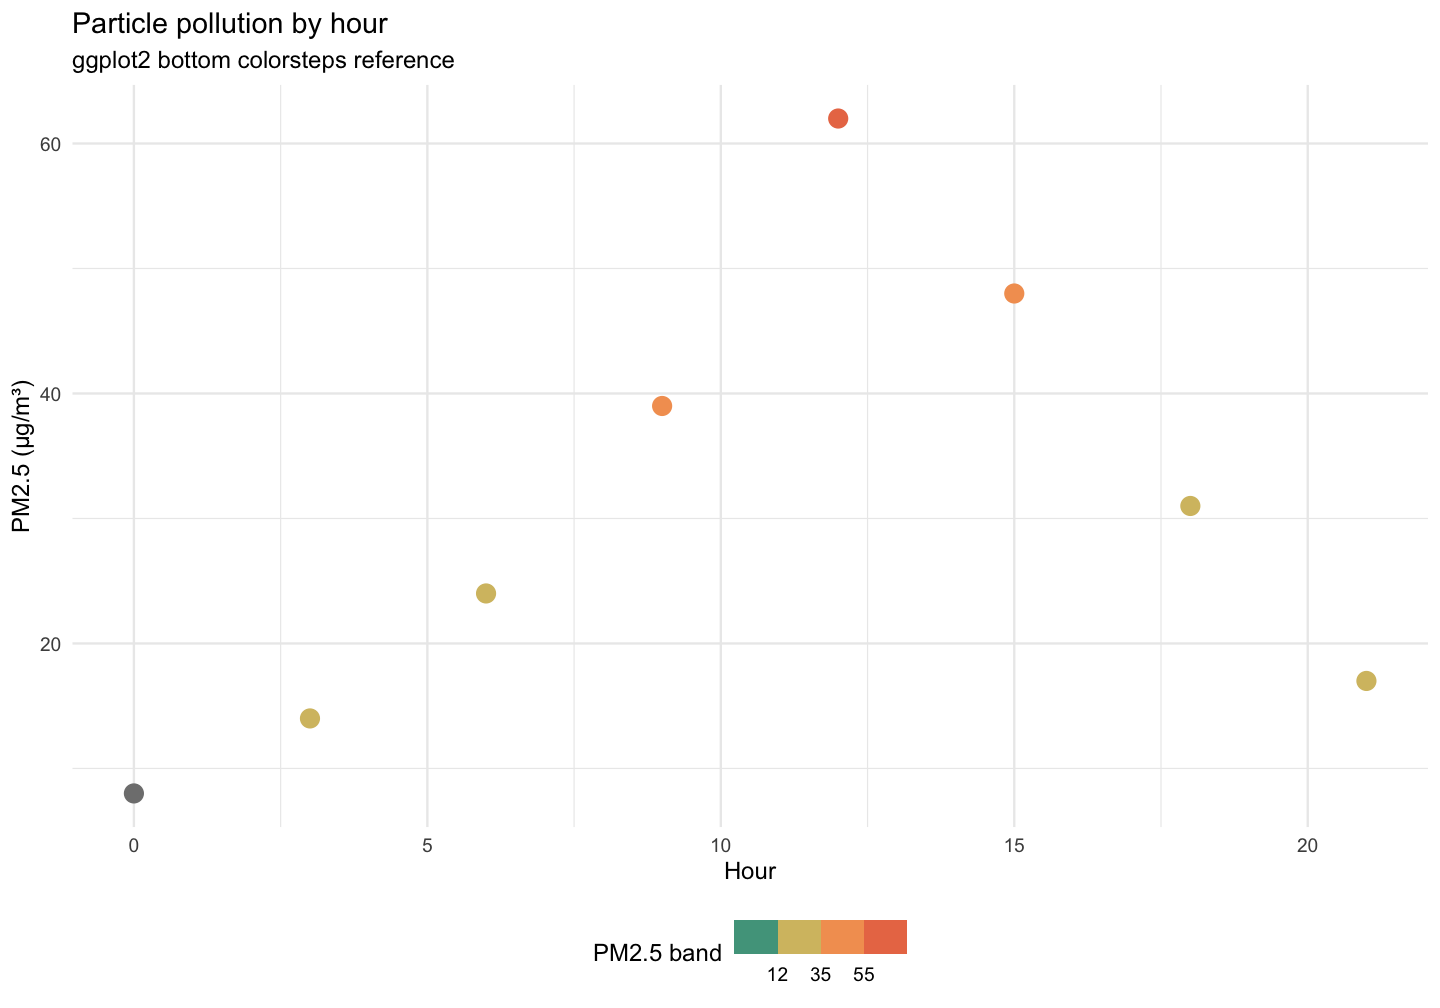

Write R code to recreate this figure.
library(ggplot2)

rows <- data.frame(
  hour = c(0, 3, 6, 9, 12, 15, 18, 21),
  pm25 = c(8, 14, 24, 39, 62, 48, 31, 17)
)

plot <- ggplot(rows, aes(hour, pm25, colour = pm25)) +
  geom_point(size = 4) +
  scale_colour_stepsn(
    breaks = c(0, 12, 35, 55, 100),
    colours = c("#2a9d8f", "#e9c46a", "#f4a261", "#e76f51")
  ) +
  guides(colour = guide_coloursteps(direction = "horizontal")) +
  labs(
    title = "Particle pollution by hour",
    subtitle = "ggplot2 bottom colorsteps reference",
    x = "Hour",
    y = "PM2.5 (µg/m³)",
    colour = "PM2.5 band"
  ) +
  theme_minimal(base_size = 12) +
  theme(legend.position = "bottom")

ggsave(
  "artifacts/scale-equivalence/pr7-responsive-guides/ggplot2-reference.png",
  plot,
  width = 10,
  height = 7,
  dpi = 144,
  bg = "white"
)
